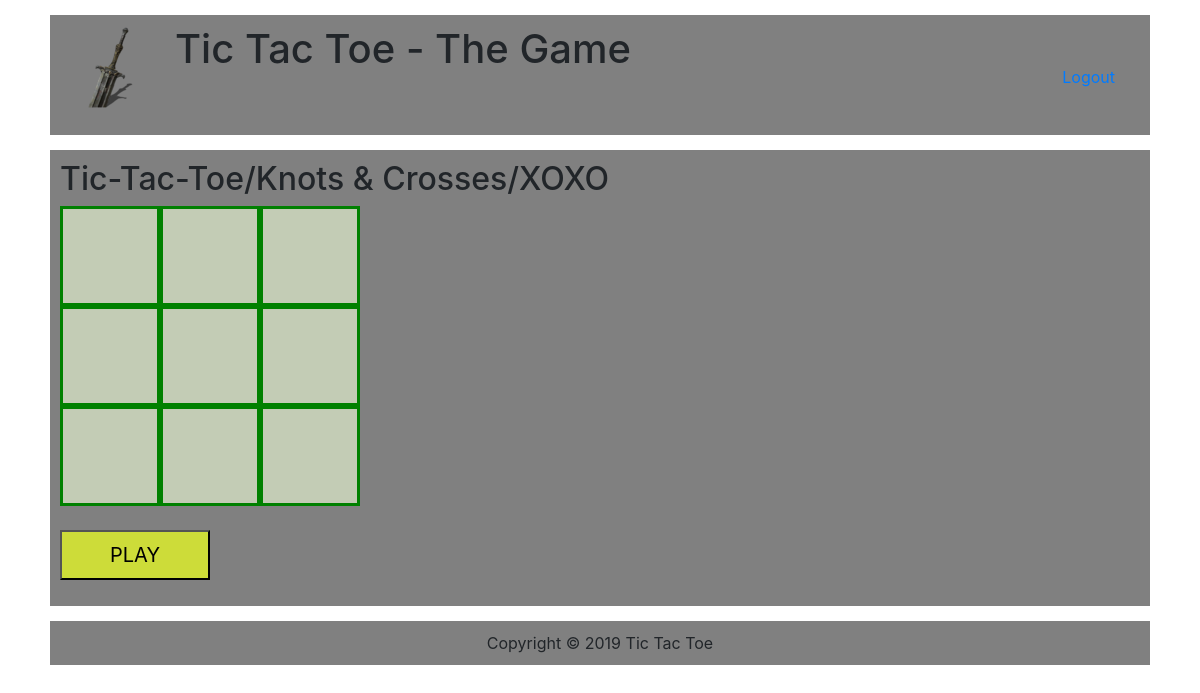
The page /index.php?page=contact (signed in) on the database its author committed.
### tables this page shows
CREATE TABLE IF NOT EXISTS `configuration` (
  `id` int(11) NOT NULL AUTO_INCREMENT,
  `name` varchar(255) DEFAULT NULL,
  `seperator` varchar(3) DEFAULT NULL,
  `description` varchar(255) DEFAULT NULL,
  `maintenance` tinyint(1) DEFAULT NULL,
  `logo` varchar(255) DEFAULT NULL,
  PRIMARY KEY (`id`),
  KEY `id` (`id`)
);

### system/config.php (called while the page is built, shortened)
<?php
    $dbserver       = "localhost";
    $dbusername     = "root";
    $dbpassword     = "";
    $db             = "mmorts";
    $conn = new mysqli($dbserver, $dbusername, $dbpassword, $db);
    if($conn->connect_error)
    {
        die("Connection failed:".$conn->connect_error);
    }
    else
    {
        $query = "SELECT name, seperator, description, logo, maintenance FROM configuration";
        $result = mysqli_query($conn, $query);
        $row = mysqli_fetch_assoc($result);
        $title          = $row['name'];
        $seperator      = $row['seperator'];
        $description    = $row['description'];
        $logo           = $row['logo'];
    }
?>

### system/includes.php (called while the page is built, shortened)
<?php
    require_once("system/config.php");
?>

### frontend/pages/contact.php (the view, shortened to what this page needs)
<?php
    global $title;
    global $seperator;
    global $description;
    global $logo;
?>
<html>
    <head>
        <link rel="stylesheet" href="https://use.fontawesome.com/releases/v5.8.2/css/all.css">
        <link rel="stylesheet" href="https://stackpath.bootstrapcdn.com/bootstrap/4.3.1/css/bootstrap.min.css">
        <link href = "frontend/design/css/stylesheet.css" rel="stylesheet" type = "text/css">
    <head>
    <?php
    if(isset($_SESSION['loggedin']))
    {
    ?>
    <body>
        <div class  = "wrapper">
            <?php require ("frontend/templates/header.php"); ?>
            <div class = "layer">
                <div class = "content">
                    <h2>Tic-Tac-Toe/Knots & Crosses/XOXO</h2>
                    <?php
                            $winner = 'n';
                            $box = array('','','','','','','','','');
                        ?>
		                <body bgcolor = "green" align = "center">
                        <form name = "tictactoe" action = "index.php?page=contact" method = "post">
                        <?php
                            for($i = 0; $i <=8; $i++)
                            {
                                printf('<input type = "text" name = "box%s" value = "%s" id = "box">', $i, $box[$i]);
                                if($i == 2 || $i == 5 || $i == 8)
                                {
                                    print('<br>');
                                }
                            }
                            if($winner == 'n')
                            {
                                print('</br><input type = "submit" name = "submitbtn" value = "PLAY" id = "go">');
                            }
                        ?>
                    </form>
                    </body>
                </div>
            </div>
            <div>
                <?php require_once("frontend/templates/footer.php"); ?>
            </div>
        </div>
    </body>
    <?php
    }
    else
    {
        header("Location: index.php?msg=loginpls");
    }
    ?>
</html>

### frontend/templates/header.php
<div class = "layer">
    <div class = "header">
        <div class = "logo";>
            <a href = "index.php?page-index"><img src = "frontend/images/<?php echo $logo; ?>"/></a>
        </div>
        <div class = "title">
            <h1><?php echo $title.$seperator.$description?></title></h1>
        </div>
        <?php
            require_once("frontend/templates/account-actions.php");
        ?>
    </div>
</div>

### frontend/templates/footer.php
<div class = "layer">
    <div class = "footer">
        Copyright &copy; 2019 <?php echo $title ?>
    </div>
</div>

### frontend/design/css/stylesheet.css (style rules this page uses)
.wrapper { width: 1100px; margin: 0 auto; }
.layer { margin-top: 15px; margin-bottom: 15px; }
.header { background-color: gray; padding: 10px; overflow: hidden; }
.logo { float: left; }
.title { float: left; margin-left: 15px; }
.content { background-color: gray; padding: 10px; }
.footer { background-color: gray; text-align: center; padding: 10px; }

### frontend/pages/contact.php (style rules this page uses)
#box { background-color: #c3ccb5; border: 3px solid #008000; width: 100px; height: 100px; font-size: 70px; text-align: center; }
#go { width: 150px; height: 50px; background-color: #cddc39; font-size: 20px; }

### rows shown on the page
configuration: logo (picture), name "Tic Tac Toe", seperator "-", description "The Game"
